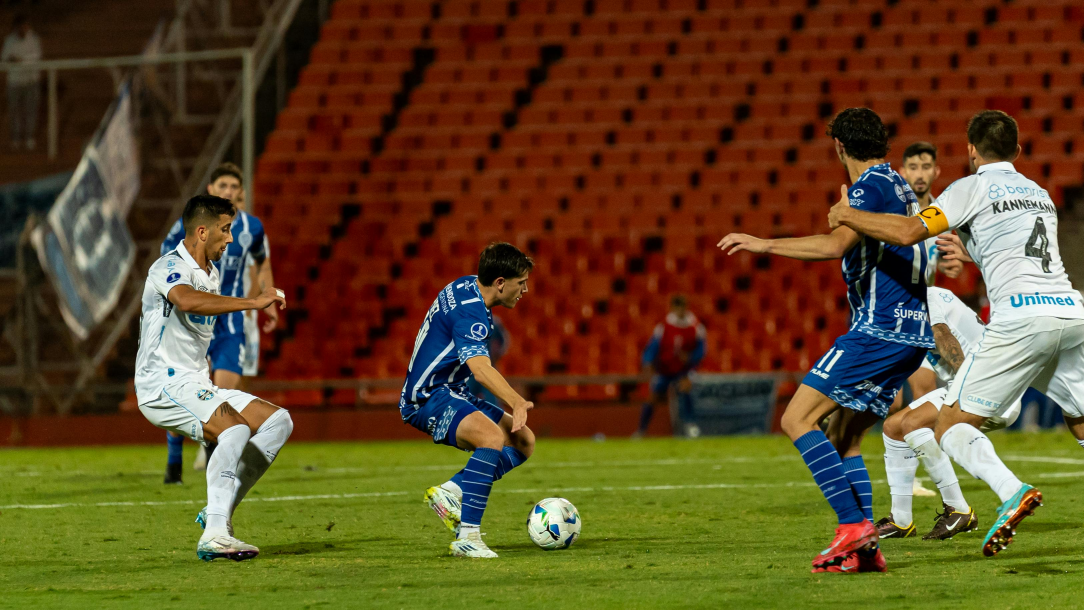
#> input picture assets/images/background-home.jpg, 3251 x 1829 px (shown at 1/3 size)
$ python check_img.py
#> lines starting #> are read from the running program, lines starting #| are printed output that depends on the picture
from PIL import Image

def analyze(path):
#> called with path = 'assets/images/background-home.jpg'
    img = Image.open(path).convert('RGB')
#> img is the input picture: PIL image 3251x1829 RGB; mean R, G, B 94.7, 72.7, 37.2
    img = img.resize((50, 50))
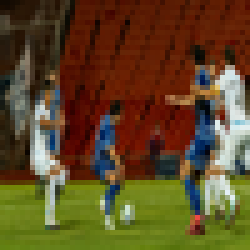
#> img: PIL image 50x50 RGB (shown 5 times larger); mean R, G, B 94.7, 72.7, 37.3
    pixels = list(img.getdata())
#> pixels = 2500 items, first 6: (18, 10, 2), (18, 10, 2), (22, 12, 3), (25, 14, 3), (34, 18, 4), (40, 21, 6)
    r = sum(p[0] for p in pixels) / len(pixels)
#> r = 94.71
    g = sum(p[1] for p in pixels) / len(pixels)
#> g = 72.74
    b = sum(p[2] for p in pixels) / len(pixels)
#> b = 37.32
    print(f"{path}: R={r:.1f}, G={g:.1f}, B={b:.1f}")
#| assets/images/background-home.jpg: R=94.7, G=72.7, B=37.3

analyze('assets/images/background-home.jpg')
analyze('assets/images/foto_renascer1.jpg')
#> call 2 of analyze, with path = 'assets/images/foto_renascer1.jpg'
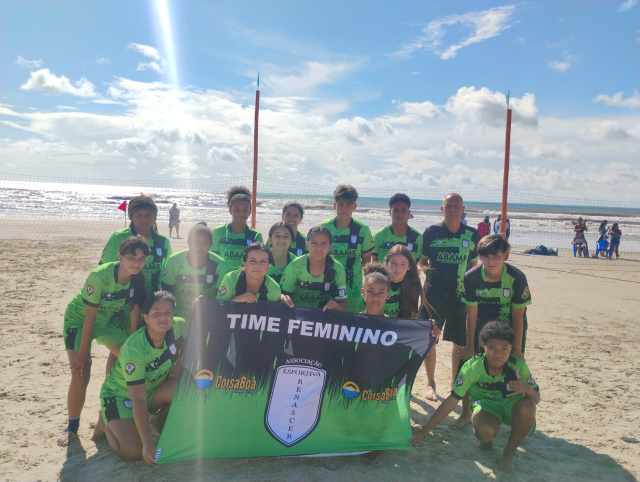
#> input picture assets/images/foto_renascer1.jpg, 1280 x 963 px (shown at 1/2 size)
#> in analyze, img is the input picture: PIL image 1280x963 RGB; mean R, G, B 145.8, 160.4, 162.9
#> in analyze (call 2), `img = img.resize((50, 50))`:
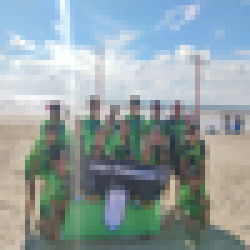
#> img: PIL image 50x50 RGB (shown 5 times larger); mean R, G, B 145.8, 160.5, 162.9
#> in analyze (call 2), `pixels = list(img.getdata())`: pixels = 2500 items, first 6: (149, 193, 227), (149, 193, 226), (150, 193, 224), (151, 193, 223), (153, 192, 222), (153, 192, 224)
#> in analyze (call 2), `r = sum(p[0] for p in pixels) / len(pixels)`: r = 145.8
#> in analyze (call 2), `g = sum(p[1] for p in pixels) / len(pixels)`: g = 160.5
#> in analyze (call 2), `b = sum(p[2] for p in pixels) / len(pixels)`: b = 162.9
#| assets/images/foto_renascer1.jpg: R=145.8, G=160.5, B=162.9
analyze('assets/images/about-renascer.jpg')
#> call 3 of analyze, with path = 'assets/images/about-renascer.jpg'
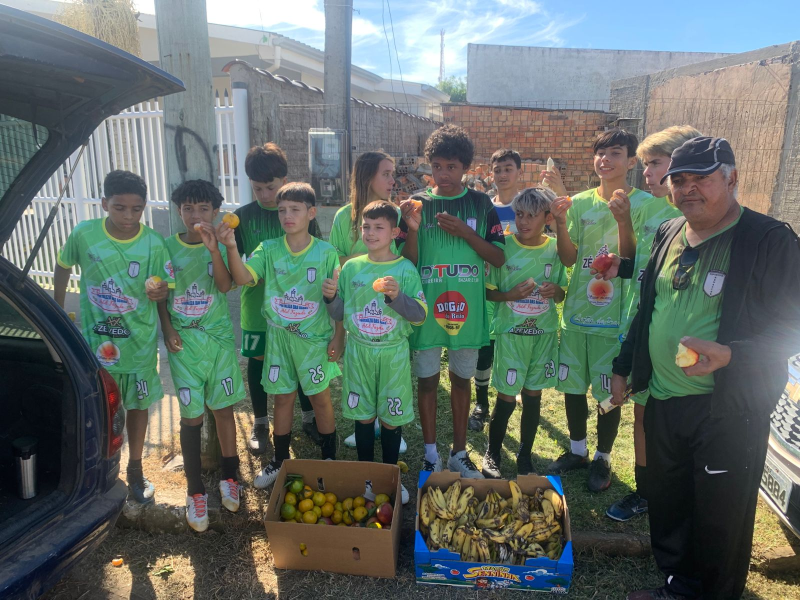
#> input picture assets/images/about-renascer.jpg, 1600 x 1200 px (shown at 1/2 size)
#> in analyze, img is the input picture: PIL image 1600x1200 RGB; mean R, G, B 99.1, 110.1, 104.3
#> in analyze (call 3), `img = img.resize((50, 50))`:
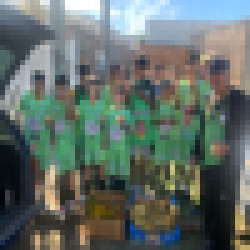
#> img: PIL image 50x50 RGB (shown 5 times larger); mean R, G, B 99.1, 110.2, 104.3
#> in analyze (call 3), `pixels = list(img.getdata())`: pixels = 2500 items, first 6: (174, 189, 203), (195, 206, 215), (206, 216, 220), (215, 220, 218), (221, 217, 201), (196, 195, 183)
#> in analyze (call 3), `r = sum(p[0] for p in pixels) / len(pixels)`: r = 99.13
#> in analyze (call 3), `g = sum(p[1] for p in pixels) / len(pixels)`: g = 110.2
#> in analyze (call 3), `b = sum(p[2] for p in pixels) / len(pixels)`: b = 104.3
#| assets/images/about-renascer.jpg: R=99.1, G=110.2, B=104.3
